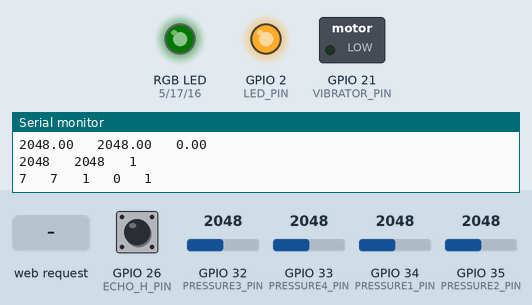
A sketch run on a simulated ESP32. On the bench: switched loads named in the sketch (green lamp = pin HIGH), an RGB LED mixed from three pins (HIGH = lit), output pins drawn as LEDs (lit = HIGH), the last lines printed to the serial monitor. Dashed ring = blinking. Inputs (shaded band) come from the test bench; at power-on: GPIO 26 (ECHO_H_PIN) LOW, GPIO 32 (PRESSURE3_PIN) = 2048, GPIO 33 (PRESSURE4_PIN) = 2048, GPIO 34 (PRESSURE1_PIN) = 2048, GPIO 35 (PRESSURE2_PIN) = 2048. Dim RGB values are drawn brighter than linear; WiFi joins after 1.5 s; servers stay silent unless stated; EEPROM starts erased; pins used as bus, display or sensor lines are not drawn.

Above: at 7.7 s.
7.8 s: HTTP request GET /someEndpoint?address=1 received
At 10.2 s:
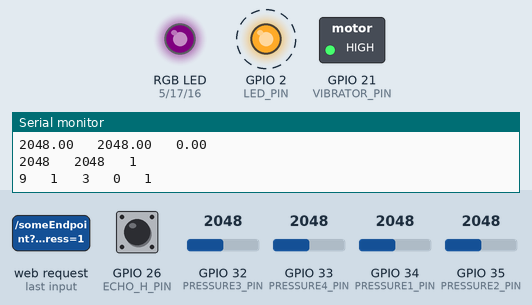
At 12.3 s:
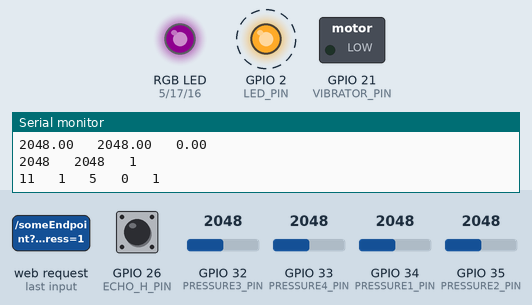
15.8 s: GPIO 26 (ECHO_H_PIN) pulsed HIGH 5 times (0.12 s each, 0.3 s apart)
At 17.9 s:
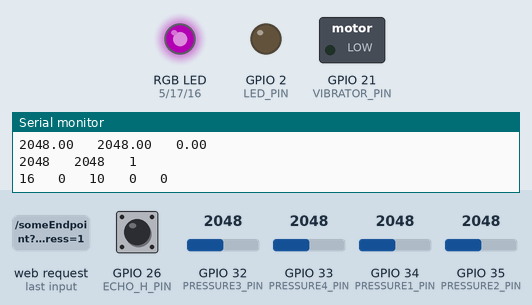
Timing chart, 0 to 33.8 s (numbered marks = the images above; inputs shaded):
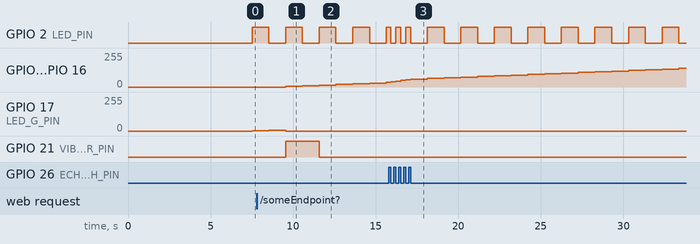

The sketch:

esp32.ino
```cpp
//the duration for ultrasonic sensor is commend as it need recieve signal to preceed, if not will MAX DELAY

#include <EEPROM.h>
#define EEPROM_SIZE       64

#define WIFI_EN         1
//#define BLUETOOTH_EN      1

#ifdef BLUETOOTH_EN

#include "BluetoothSerial.h"

#if !defined(CONFIG_BT_ENABLED) || !defined(CONFIG_BLUEDROID_ENABLED)
#error Bluetooth is not enabled! Please run `make menuconfig` to and enable it
#endif

BluetoothSerial SerialBT;
String BT_ID = "C2G01_ESP32";
char BTstr[100] = {};
uint8_t update_en = 0;

#endif

#ifdef WIFI_EN

#include <WiFi.h>
#include <HTTPClient.h>
#include <ArduinoJson.h>
#include <WebServer.h>

const char *ssid = "Galaxy A13 A863";
const char *password = "vere5058";
const char* googleAppsScriptURL = "https://script.google.com/macros/s/AKfycbzsbIjGoYmz-6omRmBLgRw18gZpx0hVqXdTKmaJhBPX3GhRZJmLlRUgleFoWIShLuTH/exec";

HTTPClient http;
WebServer server(80);
int address = 0;
float value = 0.0;

String getColumnLetter(int col);
void updateGoogleSheet(uint32_t value);

#endif

#define LED_PIN         2

#define PRESSURE1_PIN   34
#define PRESSURE2_PIN   35
#define PRESSURE3_PIN   32
#define PRESSURE4_PIN   33

#define TRIG_H_PIN      25
#define ECHO_H_PIN      26
#define TRIG_L_PIN      27
#define ECHO_L_PIN      14
#define SOUND_SPEED     0.034

#define VIBRATOR_PIN    21

#define AUDIO_PIN       19

#define LED_R_PIN       5
#define LED_G_PIN       17
#define LED_B_PIN       16
#define LED_R_Ch        1
#define LED_G_Ch        2
#define LED_B_Ch        3

//////////////user threshold/////////////////////

float seat_threshold = 6600.0;        //threshold value when sit
uint16_t back_threshold = 3800.0;     //threshold for back touching
int min_dist = 3.5;                   //minimum distance in cm
float seat_width = 42.0;              //in cm
float dist_compare_threshold = 10.0;  //in cm
float seat_compare_threshold = 23.0;  //in percentage
uint64_t SIT_TIME = 45 * 60 * 1000;   //45 minutes
uint64_t STAND_TIME = 3 * 60 * 1000;  //3 minutes

/////////////////////////////////////////////////

uint8_t start_flag = 1;
uint8_t alert = 0;

float H_dist = 0, L_dist = 0, Diff_dist = 0;

uint8_t led1 = 0;
uint8_t ledR_PWM = 0, ledG_PWM = 0, ledB_PWM = 0;

uint16_t pressure1_data = 0, pressure2_data = 0;
uint16_t pressure3_data = 0, pressure4_data = 0;
float left_pressure = 0, right_pressure = 0;
float Diff_pressure = 0.0;
uint8_t back_touched = 0;

uint8_t flash_PB_flag = 0;

uint32_t led_count = 0;
uint32_t serial_count = 0;
uint32_t leave_count = 0;
uint32_t sitting_count = 0;
uint32_t flash_count= 0;
uint32_t back_count = 0;
uint32_t side_count = 0;
uint32_t front_count = 0;
uint32_t sit_time = 0;
uint32_t leave_time = 0;

////////////////////////////////////////////

void pressure (void);
void distance (void);
void back_support(void);
void check (void);

////////////////////////////////////////////

void setup() {

  EEPROM.begin(EEPROM_SIZE);
  // seat_width = EEPROM.read(0);
//  EEPROM.put(0, SIT_TIME);
//  EEPROM.put(sizeof(uint64_t), seat_compare_threshold);
//  EEPROM.put(sizeof(uint64_t) + sizeof(float), seat_width);
//  EEPROM.commit();
  EEPROM.get(0, SIT_TIME);
  EEPROM.get(sizeof(uint64_t), seat_compare_threshold);
  EEPROM.get(sizeof(uint64_t) + sizeof(float), seat_width);

  //  analogReadResolution(12);       //4096, 3.2V
  //  analogSetClockDiv(1);
  //  setCpuFrequencyMhz(80);

  pinMode(TRIG_H_PIN, OUTPUT);
  pinMode(ECHO_H_PIN, INPUT);
  pinMode(TRIG_L_PIN, OUTPUT);
  pinMode(ECHO_L_PIN, INPUT);

  pinMode(VIBRATOR_PIN, OUTPUT);

  ledcAttachPin(LED_R_PIN, LED_R_Ch);
  ledcAttachPin(LED_G_PIN, LED_G_Ch);
  ledcAttachPin(LED_B_PIN, LED_B_Ch);
  ledcSetup(LED_R_Ch, 1000, 8);          //1000Hz, CCR up to 256
  ledcSetup(LED_G_Ch, 1000, 8);
  ledcSetup(LED_B_Ch, 1000, 8);
  pinMode(LED_PIN, OUTPUT);

  Serial.begin(115200);

#ifdef BLUETOOTH_EN
  SerialBT.begin(BT_ID); //Bluetooth device name
#endif

#ifdef WIFI_EN
  WiFi.mode(WIFI_STA);
  WiFi.begin(ssid, password);
  while (WiFi.status() != WL_CONNECTED) {
    delay(500);
    Serial.println("Connecting to WiFi...");
  }
  Serial.println("Connected to WiFi");
  Serial.println(WiFi.localIP());

  server.on("/someEndpoint", HTTP_GET, []() {
    address = server.arg("address").toInt();
    value = server.arg("value").toFloat();

    if(address == 1){
        SIT_TIME = value * 60 * 1000;
        EEPROM.put(0, SIT_TIME);
        EEPROM.commit();
        server.send(200, "text/plain", "Signal received by ESP32");
    }else if(address == 2){
        seat_compare_threshold = Diff_pressure + 3.0;
        EEPROM.put(sizeof(uint64_t), seat_compare_threshold);
        EEPROM.commit();
        server.send(200, "text/plain", "Signal received by ESP32");
    }else if(address == 3){
        server.send(200, "text/plain", String(alert));
    }
  });

  server.begin();

#endif

  Serial.println("\nsetup done, start running in ");
  for(int i = 5; i > 0; i--){
    Serial.print(i);
    Serial.print("s ");
    delay(1000);
  }
  back_count = millis();
  front_count = millis();
  side_count = millis();
}

void loop() {
  server.handleClient();
  pressure();
  back_support();
  distance();

  sit_time = (millis() - sitting_count) / 1000;
  leave_time = (millis() - leave_count) / 1000;

  if(millis() - led_count >= 20){
    led1 = !led1;
    digitalWrite(LED_PIN, led1);
    led_count = millis();
    check();
  }

  if(millis() - serial_count >= 500){
    Serial.println();

    Serial.print(SIT_TIME / 60 / 1000);
    Serial.print(" min, ");
    Serial.print(seat_compare_threshold);
    Serial.println("%");

    Serial.print(start_flag);
    Serial.print(", ");
    Serial.println(alert);

    Serial.println(H_dist);

    Serial.print(left_pressure);
    Serial.print("   ");
    Serial.print(right_pressure);
    Serial.print("   ");
    Serial.println(Diff_pressure);

    Serial.print(pressure3_data);
    Serial.print("   ");
    Serial.print(pressure4_data);
    Serial.print("   ");
    Serial.println(back_touched);

    Serial.print(sit_time);
    Serial.print("   ");
    Serial.print(leave_time);
    Serial.print("   ");
    Serial.print((millis() - side_count)/1000);
    Serial.print("   ");
    Serial.print((millis() - front_count)/1000);
    Serial.print("   ");
    Serial.println((millis() - back_count)/1000);

#ifdef BLUETOOTH_EN
    sprintf(BTstr, "flash: %u %f\n", SIT_TIME / 60 / 1000, seat_compare_threshold);
    SerialBT.write((uint8_t *)&BTstr, strlen(BTstr));
    sprintf(BTstr, "flag: %u %d\n", start_flag, alert);
    SerialBT.write((uint8_t *)&BTstr, strlen(BTstr));
    sprintf(BTstr, "dist: %.2f \n", H_dist);
    SerialBT.write((uint8_t *)&BTstr, strlen(BTstr));
    sprintf(BTstr, "pres: %.2f %.2f %.2f%%\n", left_pressure, right_pressure, Diff_pressure);
    SerialBT.write((uint8_t *)&BTstr, strlen(BTstr));
    sprintf(BTstr, "back: %d %d %d\n", pressure3_data, pressure4_data, back_touched);
    SerialBT.write((uint8_t *)&BTstr, strlen(BTstr));
    sprintf(BTstr, "time: %u %u %u %u %u\n\n", sit_time, leave_time, (millis() - side_count)/1000, (millis() - front_count)/1000, (millis() - back_count)/1000);
    SerialBT.write((uint8_t *)&BTstr, strlen(BTstr));
#endif
    serial_count = millis();
  }

  if(millis() - flash_count >= 60 * 1000 && start_flag){
    flash_count = millis();

#ifdef WIFI_EN
    if (WiFi.status() != WL_CONNECTED) {
      Serial.println("Reconnecting to WiFi...");
      WiFi.disconnect();
      WiFi.reconnect();
    }
    updateGoogleSheet(start_flag);
#endif
  }
}

void pressure(void){
  pressure1_data = analogRead(PRESSURE1_PIN);
  pressure2_data = analogRead(PRESSURE2_PIN);

  left_pressure = pressure1_data;
  right_pressure = pressure2_data;

  start_flag = ((left_pressure + right_pressure) < seat_threshold);
  Diff_pressure = abs(left_pressure - right_pressure) / max(left_pressure, right_pressure) * 100.0;
  if(Diff_pressure < seat_compare_threshold && start_flag)  side_count = millis();
}

void back_support (void){
  pressure3_data = analogRead(PRESSURE3_PIN);
  pressure4_data = analogRead(PRESSURE4_PIN);

  back_touched = (start_flag && (pressure3_data < back_threshold || pressure4_data < back_threshold));
  if(back_touched && start_flag) back_count = millis();
}

float get_dist (int TRIG_PIN, int ECHO_PIN){
  digitalWrite(TRIG_PIN, 0);
  delay(2);
  digitalWrite(TRIG_PIN, 1);
  delay(10);
  digitalWrite(TRIG_PIN, 0);
  return (float)(pulseIn(ECHO_PIN, 1) * SOUND_SPEED / 2);
}

void distance (void){
  if(start_flag == 0){
    H_dist = 0.0;
    L_dist = 0.0;
    Diff_dist = 0.0;
    return;
  }

  H_dist = get_dist(TRIG_H_PIN, ECHO_H_PIN);
//  L_dist = get_dist(TRIG_L_PIN, ECHO_L_PIN);
//  L_dist = min_dist;

  if(H_dist > 60.00)  H_dist = min_dist;
//  if(L_dist > 60.00)  L_dist = min_dist;

//  Diff_dist = (start_flag == 0) ? 0.0 :
//            (H_dist < min_dist || L_dist < min_dist) ? 3.0 :
//            abs(H_dist - L_dist) / max(H_dist, L_dist) * 100.0;
  if(H_dist <= dist_compare_threshold) front_count = millis();
}

void output_device(int vibrator_en, int RLED_en, int GLED_en, int BLED_en){
  static uint32_t vibrator_count = 0;
  if(vibrator_en && (millis() - vibrator_count) < 3000){
      digitalWrite(VIBRATOR_PIN, 1);
  }else if(vibrator_en == 0){
      digitalWrite(VIBRATOR_PIN, 0);
      vibrator_count = millis();
  }else{
      digitalWrite(VIBRATOR_PIN, 0);
  }
//  digitalWrite(VIBRATOR_PIN, vibrator_en);
  ledR_PWM = RLED_en? ledR_PWM + 5 : 0;
  ledG_PWM = GLED_en && RLED_en? ledG_PWM + 2 :
             GLED_en? ledG_PWM + 2 : 0;
  ledB_PWM = BLED_en? ledB_PWM + 5 : 0;
  if(RLED_en && GLED_en && ledR_PWM >= 250){
    ledR_PWM = 5;
    ledG_PWM = 5;
  }
  if(ledR_PWM >= 250) ledR_PWM = 5;
  if(ledG_PWM >= 250) ledG_PWM = 5;
  if(ledB_PWM >= 250) ledB_PWM = 5;
  ledcWrite(LED_R_Ch, ledR_PWM);
  ledcWrite(LED_G_Ch, ledG_PWM);
  ledcWrite(LED_B_Ch, ledB_PWM);
}

void check (void){
  if(start_flag == 0){
    sitting_count = millis();
    if(millis() - leave_count >= STAND_TIME){
      alert = 5;
#ifdef BLUETOOTH_EN
    }else if(update_en && millis() - leave_count >= 3 * 60 * 1000){
      update_en = 0;
      if (SerialBT.available()) {
        Serial.write(SerialBT.read());
      }
      sprintf(BTstr, "Sit time = %u s\n", sit_time);
      SerialBT.write((uint8_t *)&BTstr, strlen(BTstr));
#endif
    }else
      alert = 0;

  }else{
    leave_count = millis();
    if(millis() - sitting_count >= SIT_TIME)  //time
      alert = 4;
    else if(back_touched == 0 && (millis() - back_count >= 5 * 1000))   //back
      alert = 2;
    else if(H_dist > dist_compare_threshold && (millis() - front_count >= 5 * 1000)) //front
      alert = 1;
    else if(Diff_pressure > seat_compare_threshold && (millis() - side_count >= 5 * 1000))   //side
      alert = 3;
    else
      alert = 0;

#ifdef BLUETOOTH_EN
    if(millis() - sitting_count >= 3 * 60 * 1000 && update_en == 0){
      update_en = 1;
    }
#endif
  }

  switch(alert){
  case 0:   //green
    output_device(0, 0, 1, 0);
    break;
  case 1:   //red
    output_device(1, 1, 0, 0);
    break;
  case 2:   //yellow
    output_device(1, 1, 1, 0);
    break;
  case 3:   //blue
    output_device(1, 0, 0, 1);
    break;
  case 4:   //purple
    output_device(1, 1, 0, 1);
    break;
  case 5:   //off
    output_device(0, 0, 0, 0);
    break;
  }
}

#ifdef WIFI_EN
void updateGoogleSheet(uint32_t value) {

  http.begin(googleAppsScriptURL);
  http.addHeader("Content-Type", "application/x-www-form-urlencoded");

  String postData = "sittingTime=" + String(value);

  int httpResponseCode = http.POST(postData);

  if (httpResponseCode > 0) {
    String response = http.getString();
  }

  http.end();
}

String getColumnLetter(int col) {
  String columnLetter = "";
  while (col > 0) {
    int remainder = col % 26;
    if (remainder == 0) {
      columnLetter = 'Z' + columnLetter;
      col = col / 26 - 1;
    } else {
      columnLetter = char('A' + remainder - 1) + columnLetter;
      col = col / 26;
    }
  }
  return columnLetter;
}

#endif
```

Measured:
- after the input at 7.8 s, GPIO 5 (LED_R_PIN), GPIO 16 (LED_B_PIN): moves from 0/255 to 35/255 over 6.1 s, starting after 1.8 s; GPIO 21 (VIBRATOR_PIN): LOW → HIGH after 1.8 s, → LOW 2.0 s later
